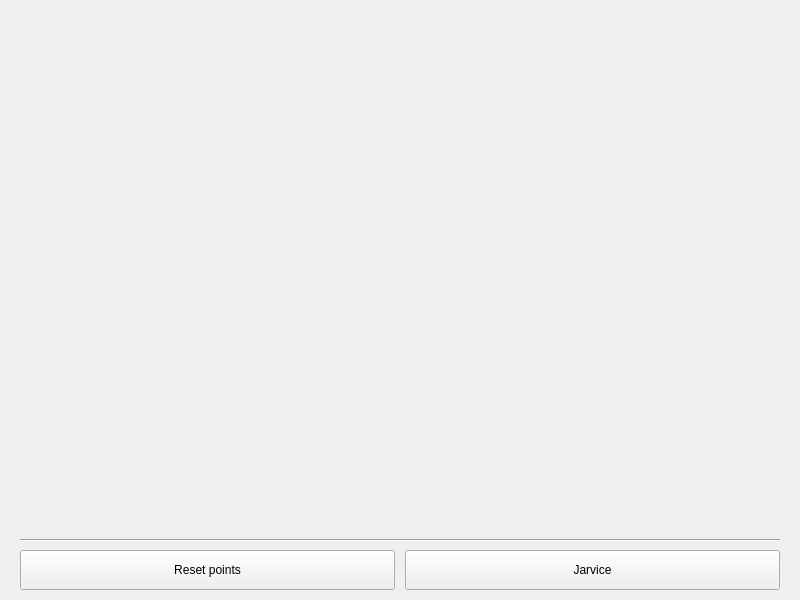
<?xml version="1.0" encoding="UTF-8"?>
<ui version="4.0">
 <class>Widget</class>
 <widget class="QWidget" name="Widget">
  <property name="geometry">
   <rect>
    <x>0</x>
    <y>0</y>
    <width>800</width>
    <height>600</height>
   </rect>
  </property>
  <property name="windowTitle">
   <string>Widget</string>
  </property>
  <widget class="Line" name="line">
   <property name="geometry">
    <rect>
     <x>20</x>
     <y>530</y>
     <width>760</width>
     <height>20</height>
    </rect>
   </property>
   <property name="orientation">
    <enum>Qt::Horizontal</enum>
   </property>
  </widget>
  <widget class="QPushButton" name="pushButton">
   <property name="geometry">
    <rect>
     <x>20</x>
     <y>550</y>
     <width>375</width>
     <height>40</height>
    </rect>
   </property>
   <property name="text">
    <string>Reset points</string>
   </property>
  </widget>
  <widget class="QPushButton" name="pushButton_2">
   <property name="geometry">
    <rect>
     <x>405</x>
     <y>550</y>
     <width>375</width>
     <height>40</height>
    </rect>
   </property>
   <property name="text">
    <string>Jarvice</string>
   </property>
  </widget>
 </widget>
 <resources/>
 <connections/>
</ui>
